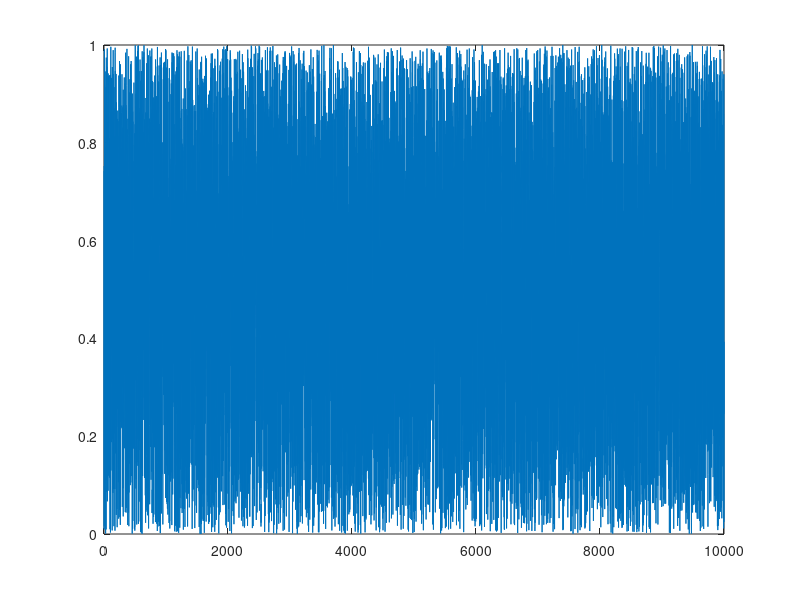

Reproduce this figure in MATLAB. (Note: this script raises an error after producing the figure.)
%%2-Basic tone and noise synthesis%
clear all
close all
clc
    
%Crea un rumore bianco di 10sec, lo suona e lo salva in un file
    y = rand([1,10000],'double');
    plot(y)
    %sound(y)
    wavwrite(y,'noise.wav');

%Create a sound  of length d sec with a simple sinusoid s(t)=sin(2pif)%
%     t = 0:0.00001:10;
%     f0 = 0.44;
% 
%     T = 1.0/f0;
% 
%     s = sin((2*pi*f0)*t);
%     plot(s)
%     %sprintf 'suono la sinusoide\n'
%     sound(s)
